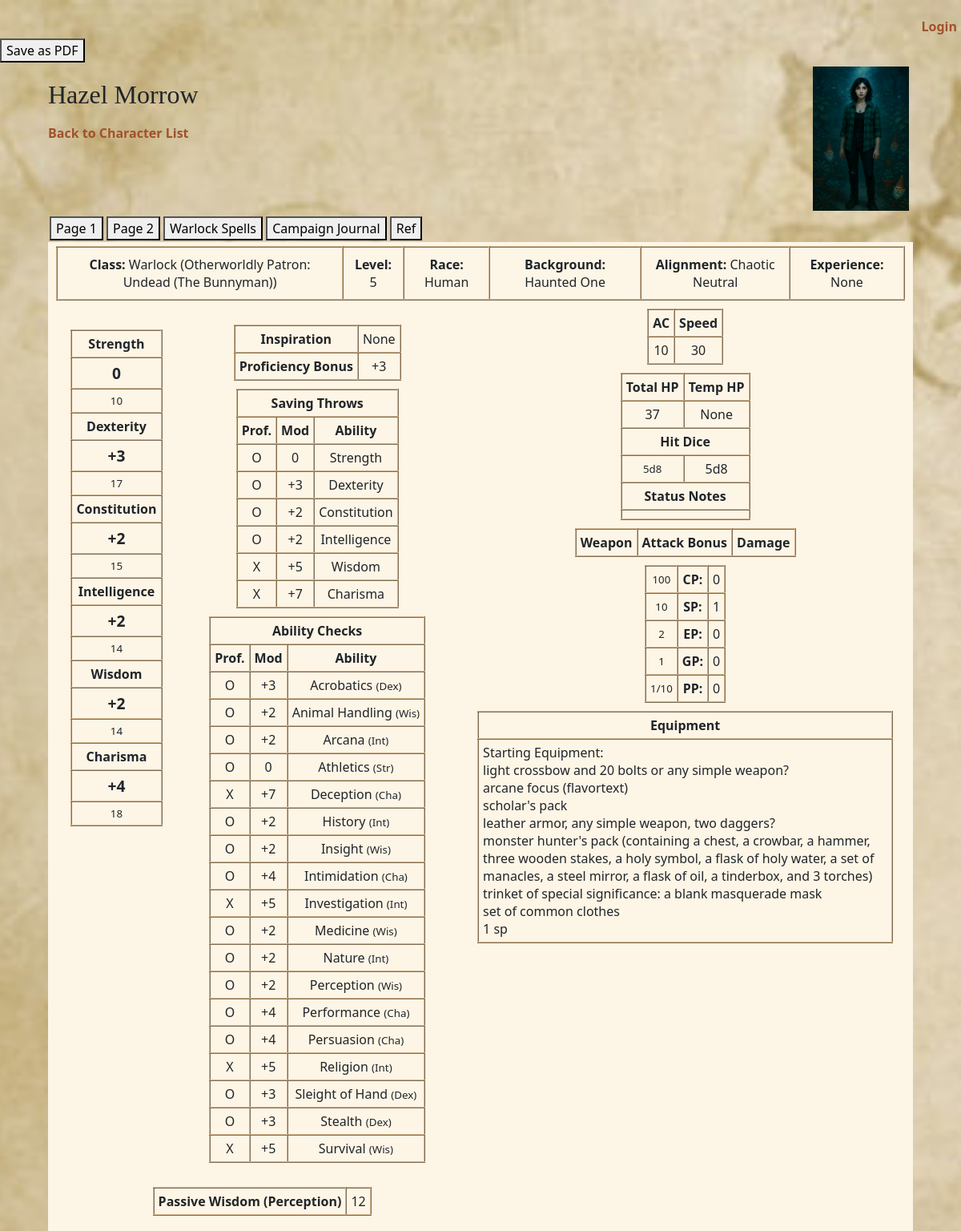
/naga/Hazel Morrow/ (upper part), run on an earlier commit of the app's database.
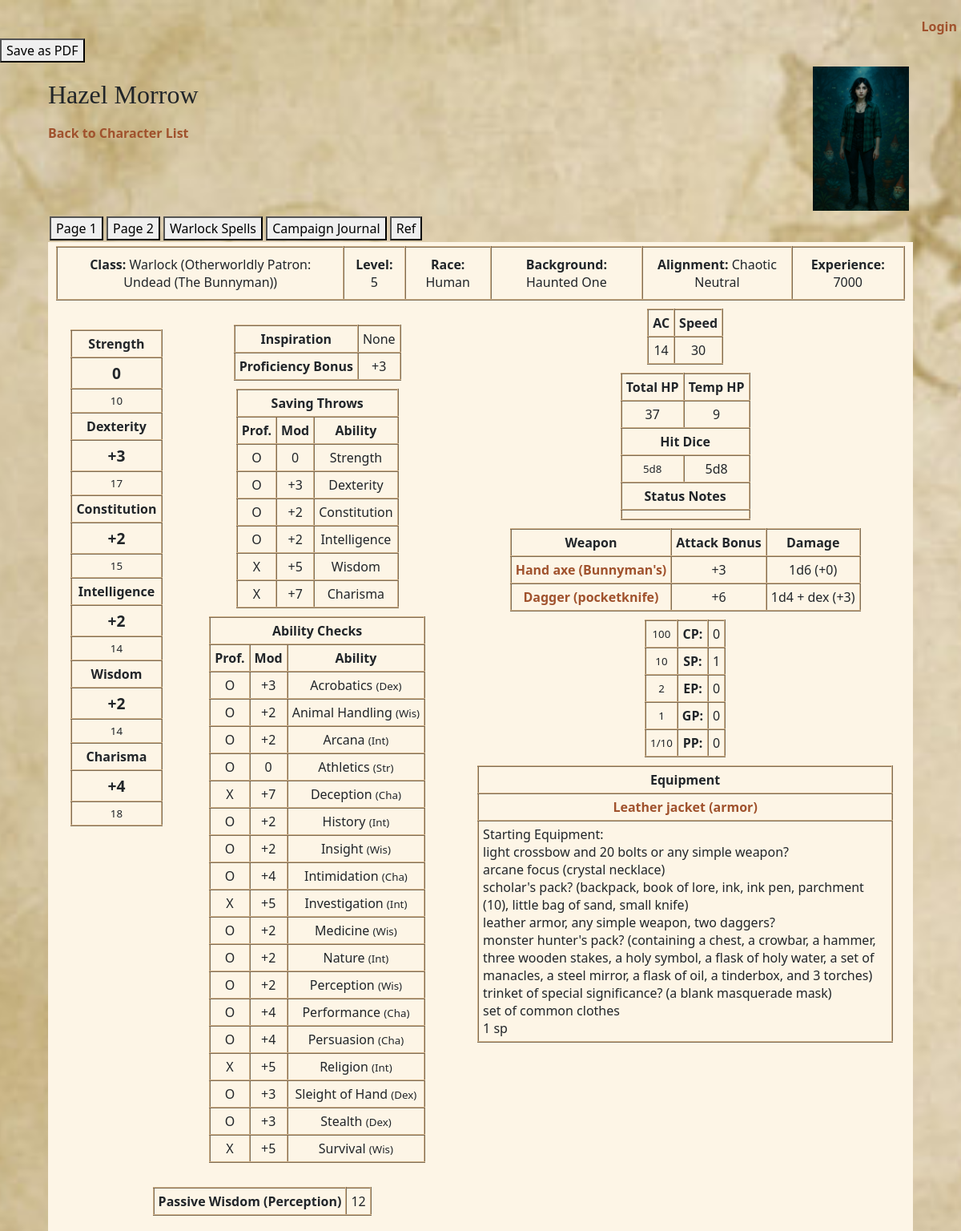
And on a later commit of the database.
### naga/models.py (models this page shows, shortened)
class Character(models.Model):
    user = models.ForeignKey(User, related_name='characters', on_delete=models.CASCADE)
    name = models.CharField(max_length=255)
    xp = models.IntegerField(blank=True, null=True)
    race = models.CharField(max_length=255)
    alignment = models.CharField(max_length=255)
    background = models.CharField(max_length=255, blank=True, null=True)
    age = models.CharField(max_length=255, blank=True, null=True)
    height = models.CharField(max_length=255, blank=True, null=True)
    weight = models.CharField(max_length=255, blank=True, null=True)
    eyes = models.CharField(max_length=255, blank=True, null=True)
    skin = models.CharField(max_length=255, blank=True, null=True)
    hair = models.CharField(max_length=255, blank=True, null=True)
    strength = models.IntegerField()
    dexterity = models.IntegerField()
    constitution = models.IntegerField()
    intelligence = models.IntegerField()
    wisdom = models.IntegerField()
    charisma = models.IntegerField()
    proficiencyBonus = models.IntegerField()
    inspiration = models.IntegerField(blank=True, null=True)
    ac = models.IntegerField(default=10, blank=True, null=True)
    initiative = models.IntegerField(blank=True, null=True)
    speed = models.IntegerField()
    currentHP = models.IntegerField()
    tempHP = models.CharField(max_length=255, blank=True, null=True)
    hitDiceType = models.CharField(max_length=255)
    hitDice = models.CharField(max_length=255)
    statusNotes = models.TextField(blank=True, null=True)
    personalityNotes = models.TextField(blank=True, null=True)
    proficienciesNotes = models.TextField(blank=True, null=True)
    weaponsNotes = models.TextField(blank=True, null=True)
    equipmentNotes = models.TextField(blank=True, null=True)
    alliesNotes = models.TextField(blank=True, null=True)
    backstoryNotes = models.TextField(blank=True, null=True)
    additionalNotes = models.TextField(blank=True, null=True)
    treasureNotes = models.TextField(blank=True, null=True)
    customNotesSlot1 = models.TextField(blank=True, null=True)
    headshot = models.ImageField(upload_to='naga/uploads/characterHeadshots/', blank=True, null=True, default='naga/blankUser.png')
    cp = models.IntegerField(blank=True, null=True)
    sp = models.IntegerField(blank=True, null=True)
    ep = models.IntegerField(blank=True, null=True)
    gp = models.IntegerField(blank=True, null=True)
    pp = models.IntegerField(blank=True, null=True)
    campaignJournal = models.TextField(blank=True, null=True)
    externalReferences = models.TextField(blank=True, null=True) #Out of character, links to stuff or player notes
    useSpellPage = models.BooleanField(default=True)
    lvl0slotsTotal = models.IntegerField(blank=True, null=True)
    lvl0slotsUsed = models.IntegerField(blank=True, null=True)
    lvl1slotsTotal = models.IntegerField(blank=True, null=True)
    lvl1slotsUsed = models.IntegerField(blank=True, null=True)
    lvl2slotsTotal = models.IntegerField(blank=True, null=True)
    lvl2slotsUsed = models.IntegerField(blank=True, null=True)
    lvl3slotsTotal = models.IntegerField(blank=True, null=True)
    lvl3slotsUsed = models.IntegerField(blank=True, null=True)
    lvl4slotsTotal = models.IntegerField(blank=True, null=True)
    lvl4slotsUsed = models.IntegerField(blank=True, null=True)
    lvl5slotsTotal = models.IntegerField(blank=True, null=True)
    lvl5slotsUsed = models.IntegerField(blank=True, null=True)
    lvl6slotsTotal = models.IntegerField(blank=True, null=True)
    lvl6slotsUsed = models.IntegerField(blank=True, null=True)
    lvl7slotsTotal = models.IntegerField(blank=True, null=True)
    lvl7slotsUsed = models.IntegerField(blank=True, null=True)
    lvl8slotsTotal = models.IntegerField(blank=True, null=True)
    lvl8slotsUsed = models.IntegerField(blank=True, null=True)
    lvl9slotsTotal = models.IntegerField(blank=True, null=True)
    lvl9slotsUsed = models.IntegerField(blank=True, null=True)
    def getDndClassDisplay(self):
        displayStr=''
        for c in self.dndClasses.all():
            if c.school:
                displayStr+=c.get_name_display() + ' (' + c.school + ')/'
            else:
                displayStr+=c.get_name_display() + '/'
        displayStr = displayStr[:-1]
        return displayStr
    def getLevelDisplay(self):
        displayStr=''
        for c in self.dndClasses.all():
            displayStr+=str(c.level) + '/'
        displayStr = displayStr[:-1]
        return displayStr
    def getPrimarySpellClass(self):
        c = list(self.dndClasses.filter(isPrimarySpellClass=True))
        if c:
            return c[0]
        return None
    def getSecondarySpellClass(self):
        c = list(self.dndClasses.filter(isPrimarySpellClass=False, isSpellcastingClass=True))
        if c:
            return c[0]
        return None
    def getTopAttrs(self):
        attrs = [
                {"displayname":"Class", "value":self.getDndClassDisplay()},
                {"displayname":"Level", "value":self.getLevelDisplay()},
                {"displayname":"Race", "value":self.race},
                {"displayname":"Background", "value":self.background},
                {"displayname":"Alignment", "value":self.alignment},
                {"displayname":"Experience", "value":self.xp},
                ]
        return attrs
    def getStats(self):
        stats = [
                {"displayname":"Strength", "value":self.strength, "mod":self.getStrMod()},
                {"displayname":"Dexterity", "value":self.dexterity, "mod":self.getDexMod()},
                {"displayname":"Constitution", "value":self.constitution, "mod":self.getConMod()},
                {"displayname":"Intelligence", "value":self.intelligence, "mod":self.getIntMod()},
                {"displayname":"Wisdom", "value":self.wisdom, "mod":self.getWisMod()},
                {"displayname":"Charisma", "value":self.charisma, "mod":self.getChaMod()},
                ]
        return stats
    def getMod(self, stat):
        base = stat-10
        if base % 2 >0:
            return int((base-1)/2)
        else:
            return int(base/2)
    def getStrMod(self):
        return self.getMod(self.strength)
    def getDexMod(self):
        return self.getMod(self.dexterity)
    def getConMod(self):
        return self.getMod(self.constitution)
    def getIntMod(self):
        return self.getMod(self.intelligence)
    def getWisMod(self):
        return self.getMod(self.wisdom)
    def getChaMod(self):
        return self.getMod(self.charisma)
    def getMoney(self):
        money = {
                "cp": self.cp if self.cp else 0,
                "sp": self.sp if self.sp else 0,
                "gp": self.gp if self.gp else 0,
                "ep": self.ep if self.ep else 0,
                "pp": self.pp if self.pp else 0,
                }
        return money
    def getSavingThrows(self):
        sList = []
        for s in self.savingThrows.all():
            sDict = {
                    "displayname": s.name,
                    "value": calculateDisplayValue(s),
                    "isProficient": s.isProficient,
                    }
            sList.append(sDict)
        return sList
    def getAbilities(self):
        aList = []
        for a in self.abilities.all():
            aDict = {
                    "displayname": a.name,
                    "value": calculateDisplayValue(a),
                    "isProficient": a.isProficient,
                    "parentStat": a.parentStat,
                    }
            aList.append(aDict)
        return aList
    def getPassivePerception(self):
        p = self.abilities.filter(name='Perception')
        return (10 + int(calculateDisplayValue(p[0])))
    def getWeapons(self):
        wList = []
        for w in self.weaponNodes.all():
            wDict = {
                    "displayName": w.displayName,
                    "longDescription": w.longDescription,
                    "damage": str(w.damage) + ' (+' + str(w.getDamageBonus()) + ')',
                    "attackBonus": w.getAttackBonus(),
                    }
            wList.append(wDict)
        return wList
    def getSkills(self):
        sList = []
        for s in self.skillNodes.all():
            sDict = {
                    "displayName": s.displayName,
                    "longDescription": s.longDescription,
                    }
            sList.append(sDict)
        return sList
    def getEquipment(self):
        eList = []
        for e in self.equipmentNodes.all():
            eDict = {
                    "displayName": e.displayName,
                    "longDescription": e.longDescription,
                    }
            eList.append(eDict)
        return eList
    def getCustomPages(self):
        pList = []
        pList = sorted(pList, key=lambda page:  page['orderindex'])
        return pList
    def getImageWithTexts(self):
        iList = []
        return iList
    def getSpecialCharacterDict(self):
        myDict = {}
        if self.name == "Merb":
            myDict = {
                    "combinedPreparedSpells": self.getAllSpells(preparedOnly=True, showClassInName=True),
                    }
        return myDict

class Node(models.Model):
    displayName = models.CharField(max_length=255)
    longDescription = models.TextField(blank=True, null=True)
    orderindex = models.IntegerField(blank=True, null=True)

### naga/views.py (the view, shortened to what this page needs)
# urls.py: path("<str:name>/", views.naga_characterHome, name="naga_characterHome"),
def naga_characterHome(request, name):
    character = get_object_or_404(Character, name=name)
    context = {
		"breakpoints": settings.IMAGE_BREAKPOINTS,
        "user": request.user,
        "character": character,
        "customPages": character.getCustomPages(),
        "topAttrs": character.getTopAttrs(),
        "stats": character.getStats(),
        "savingThrows": character.getSavingThrows(),
        "abilities": character.getAbilities(),
        "passivePerception": character.getPassivePerception(),
        "carryingWeight": (character.strength*15),
        "weapons": character.getWeapons(),
        "equipment": character.getEquipment(),
        "skills": character.getSkills(),
        "imageWithTexts": character.getImageWithTexts(),
        "money": character.getMoney(),
        "specialCharacterDict": character.getSpecialCharacterDict(),
    }
    if character.getPrimarySpellClass():
        cls = character.getPrimarySpellClass()
        context['spells'] = cls.getSpells()
        context['spellcastingClass'] = cls.get_name_display()
        context['spellcastingLevel'] = cls.level
        context['spellcastingAbility'] = cls.getSpellcastingAbilityMod()
        context['spellSaveDC'] = cls.getSpellSaveDC()
        context['spellAtkBonus'] = cls.getSpellAtkBonus()
        context['numPrepare'] = cls.getNumSpellsPrepare()
        context['shortRestSlotsTotal'] = cls.shortRestSlotsTotal
    return render(request, "naga_characterHome.html", context)

### naga/models.py (called while the page is built, shortened)
def calculateDisplayValue(obj):
    getMod = getattr(obj.character, 'get%sMod'%(obj.parentStat))
    baseStat = getMod()
    if obj.isProficient:
        return (baseStat + obj.character.proficiencyBonus)
    return baseStat

    def getSpellcastingAbilityMod(self):
        switcher = {
            "Wizard": self.character.getIntMod(),
            "Bard": self.character.getChaMod(),
            "Druid": self.character.getWisMod(),
            "Warlock": self.character.getChaMod(),
            }
        return switcher.get(self.get_name_display(), self.character.getIntMod())

    def getSpellSaveDC(self):
        return (8+self.getSpellcastingAbilityMod()+self.character.proficiencyBonus)

    def getSpellAtkBonus(self):
        return (self.getSpellcastingAbilityMod()+self.character.proficiencyBonus)

    def getDamageBonus(self):
        mod = 0
        if self.abilityModifier=="Str":
            mod = self.character.getStrMod()
        elif self.abilityModifier=="Dex":
            mod = self.character.getDexMod()
        return mod

### naga/templatetags/index.py (called while the page is built)
@register.filter
def index(indexable, i):
    return indexable[i]

### naga/templates/naga_characterHome.html (shortened to what this page needs)
{% extends "naga_base.html" %}
{% load thumbnail %}
{% block page_content %}
<button id="download-pdf-btn" class="btn btn-primary">Save as PDF</button>
<div id="pdf-content">
<div class="topBar">
	<div name="header" style="overflow: hidden">
		{% if character.headshot %}
		<img src="{% thumbnail character.headshot '544' as im %}{{ im.url }}{% endthumbnail %}"
		srcset="
			{% for size in breakpoints %}
			{% thumbnail character.headshot size as thumb %}  {{ thumb.url }} {{ thumb.x }}w{% endthumbnail %},
			{% endfor %}
			"
		class="headshot"
		alt="{{ character.name }}"/>
		{% endif %}
		<h1 style="font-family: Caslon, Plantin, Garamond, serif">{{ character.name }}</h1>
		<p> <a href="{% url 'naga_index' %}">Back to Character List</a></p>
		<br/><br/>
	</div>
	<div name="tabs" style="padding:2px">
		<button class="tablinks" onclick="openPage(event, 'pg1')" id="defaultOpen">Page 1</button>
		<button class="tablinks" onclick="openPage(event, 'pg2')">Page 2</button>
		{% if character.useSpellPage %}
		{% if spellcastingClass == "Warlock" %}
		<button class="tablinks" onclick="openPage(event, 'pg3_warlock')">{{ spellcastingClass }} Spells</button>
		{% else %}
		<button class="tablinks" onclick="openPage(event, 'pg3')">{{ spellcastingClass }} Spells</button>
		{% endif %}
		{% endif %}
		<button class="tablinks" onclick="openPage(event, 'pg4')">Campaign Journal</button>
		<button class="tablinks" onclick="openPage(event, 'pg5')">Ref</button>
	</div>
</div>
<div id="pg1" class="tabcontent pdf-section" style="display:none">
{% include "naga_charPg1.html" %}
</div>
{% include "naga_charPg2.html" %}
{% if spellcastingClass == "Warlock" %}
{% include "naga_charPg3_warlock.html" %}
{% else %}
<div id="pg3" class="tabcontent pdf-section" style="display:none">
	{% include "naga_charPg3.html" %}
</div>
{% endif %}
{% include "naga_charPg4.html" %}
{% include "naga_charPg5.html" %}
</div>
{% endblock %}

### naga/templates/naga_charPg1.html (shortened to what the changed rows need)
{% extends "naga_charPg_base.html" %}
{% block page_content %}
<div class="pageArea">
	<div name="topAttrs" style="margin: auto auto; width=99%">
		<table class="tableBordered topBar">
		<tr>
		{% for aDict in topAttrs %}
		<td style="padding:10px"><b> {{ aDict.displayname }}:</b> {{ aDict.value }} <br></td>
		{% endfor %}
		</tr>
		</table>
	</div>
	<div name="col1" class="charPgTriColumn">
		<div name="statsAndAbils" class="charPgColumnSection">
			<div name="abils" class="charPgColumnSection" style="display:inline-block !important; width:65% !important;">
				<div name="insp" class="charPgColumnSection">
					<table class="tableBordered">
						<tr><td><b>Inspiration</b></td><td>{{ character.inspiration }}</td></tr>
						<tr><td><b>Proficiency Bonus</b></td><td>+{{ character.proficiencyBonus }}</td></tr>
					</table>
				</div>
			</div>
		</div>
	</div>
	<div name="col2" class="charPgTriColumn">
		 <div name"battleTop" class="charPgColumnSection">
			<table class="tableBordered">
				<tr><td> {{ character.ac }}</td><td>{{ character.speed }}</td></tr>
			</table>
		</div>
		<div name="hp" class="charPgColumnSection">
			<table class="tableBordered">
				<tr><td colspan=2>{{ character.currentHP }}</td><td colspan=2>{{ character.tempHP }}</td></tr>
				<tr><td colspan=2><small>{{ character.hitDiceType }}</small></td><td colspan=2>{{ character.hitDice }}</td></tr>
			</table>
		</div>
		<div name="weapons" class="charPgColumnSection">
			<table class="tableBordered">
			{% for w in weapons %}
			<tr>
				<td> <a href="javascript://" data-html="true" data-container="body" data-trigger="focus" data-toggle="popover" title="{{ w.displayName }}" data-content="{{ w.longDescription|safe|linebreaksbr }}">{{ w.displayName }}</a></td>
				<td>{% if w.attackBonus > 0 %}+{% endif %}{{ w.attackBonus }}</td>
				<td>{{ w.damage }}</td>
			</tr>
			{% endfor %}
			</table>
		</div>
		<div name="equipment" class="charPgColumnSection">
			<table class="tableBordered">
			{% for e in equipment %}
			<tr><td> <a href="javascript://" data-html="true" data-container="body" data-trigger="focus" data-toggle="popover" title="{{ e.displayName }}" data-content="{{ e.longDescription|safe|linebreaksbr }}">{{ e.displayName }}</a></td></tr>
			{% endfor %}
			{% if character.equipmentNotes %}
			<tr><td style="text-align: left">{{ character.equipmentNotes|safe|linebreaksbr }}</td></tr>
			{% endif %}
			</table>
		</div>
	</div>
</div>
{% endblock %}

What changed in the data, as far as the page shows it:
changed Character "Hazel Morrow": ac "10" → "14"; tempHP "None" → "9"; equipmentNotes "…simple weapon? arcane focus (flavortext) scholar's pack leather armor, any simple weapon, two daggers? monster hunter's pack (containing a chest, a crowbar, a hammer, three wooden stakes, a holy symbol, a flask of holy water, a set of manacles, a steel mirror, a flask of oil, a tinderbox, and 3 torches) trinket of special significance: a blank masquerade mask set of common clothes…" → "…simple weapon? arcane focus (crystal necklace) scholar's pack? (backpack, book of lore, ink, ink pen, parchment (10), little bag of sand, small knife) leather armor, any simple weapon, two daggers? monster hunter's pack? (containing a chest, a crowbar, a hammer, three wooden stakes, a holy symbol, a flask of holy water, a set of manacles, a steel mirror, a flask of oil, a tinderbox, and 3 torches) trinket of special significance? (a blank masquerade mask) set of common clothes…"
added Node: displayName "Hand axe (Bunnyman's)"
added Node: displayName "Dagger (pocketknife)"
added Node: displayName "Leather jacket (armor)"
Also different on the page:
new list line: "Experience : 7000"
new list line: "+ 3 1d6 (+0)"
new list line: "+ 6 1d4 + dex (+3)"
list line gone: "Experience : None"
